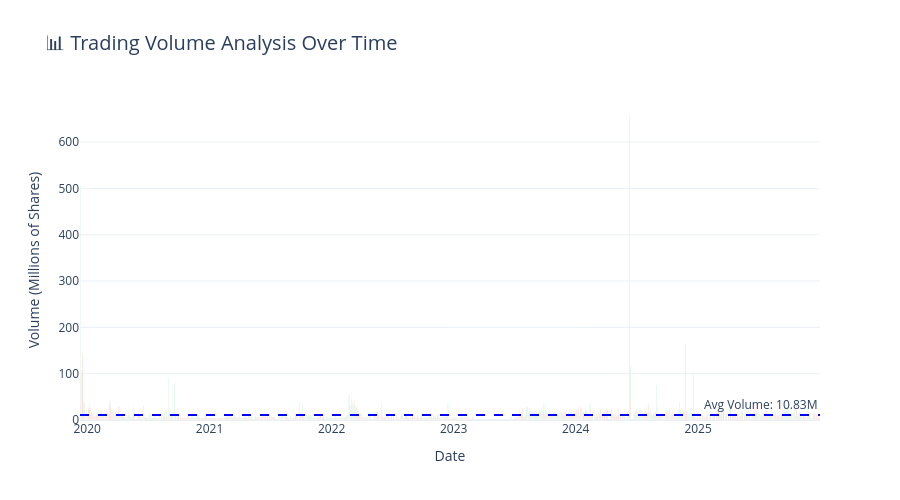

The notebook cell this image was saved under:
### Code cell
# Volume Analysis Over Time
# Purpose: Understand trading activity patterns and liquidity

fig = go.Figure()

fig.add_trace(go.Bar(
    x=df['Date'],
    y=df['Volume_M'],
    name='Volume',
    marker_color=df['Daily_Return'].apply(lambda x: '#2ecc71' if x > 0 else '#e74c3c')
))

# Add average volume line
avg_volume = df['Volume_M'].mean()
fig.add_hline(y=avg_volume, line_dash="dash", line_color="blue",
              annotation_text=f"Avg Volume: {avg_volume:.2f}M")

fig.update_layout(
    title='📊 Trading Volume Analysis Over Time',
    title_font_size=20,
    yaxis_title='Volume (Millions of Shares)',
    xaxis_title='Date',
    height=500,
    hovermode='x unified'
)

fig.show()

print("\n💡 Volume Insights:")
print("="*80)
print("• Green bars: Volume on days with positive returns")
print("• Red bars: Volume on days with negative returns")
print("• High volume spikes often indicate significant market events")
print("• Volume confirmation helps validate price trends")

### Figure 1 — Plotly figure (JSON) as saved in the notebook; plotly's stock layout.template omitted (floating-point values rounded to 4 significant figures; data arrays with more than 128 entries replaced by an {"elided": "..."} marker saying what was removed)
{"data": [{"marker": {"color": {"elided": "1514 str values"}}, "name": "Volume", "type": "bar", "x": {"elided": "1514 str values"}, "y": {"elided": "1514 float values"}}], "layout": {"annotations": [{"showarrow": false, "text": "Avg Volume: 10.83M", "x": 1, "xanchor": "right", "xref": "x domain", "y": 10.83, "yanchor": "bottom", "yref": "y"}], "height": 500, "hovermode": "x unified", "shapes": [{"line": {"color": "blue", "dash": "dash"}, "type": "line", "x0": 0, "x1": 1, "xref": "x domain", "y0": 10.83, "y1": 10.83, "yref": "y"}], "title": {"font": {"size": 20}, "text": "📊 Trading Volume Analysis Over Time"}, "xaxis": {"title": {"text": "Date"}}, "yaxis": {"title": {"text": "Volume (Millions of Shares)"}}}}
